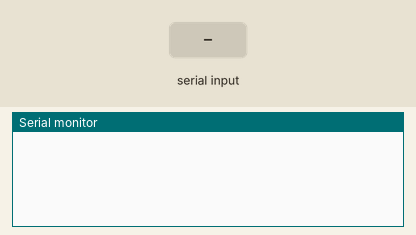
Bench run of a sketch on a simulated Arduino Uno, built with avr-gcc and run on an emulated ATmega328P. On the bench: the last lines printed to the serial monitor. Inputs (shaded band) come from the test bench.

Above: at 1.2 s.
1.3 s: "0" received over Serial
At 2.0 s:
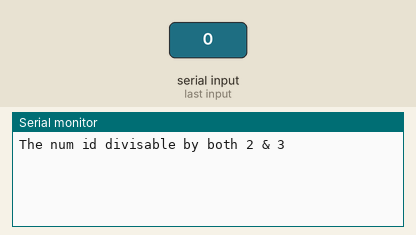
2.8 s: "5\n" received over Serial
At 3.2 s:
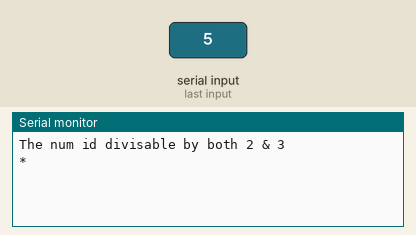

Measured:
- after the input at 1.3 s, the serial monitor: prints a new line at once (image 1)
- after the input at 2.8 s, the serial monitor: prints a new line at once (image 2)

The sketch:

checking_divisable_num1.ino
```cpp
void setup(){
  Serial.begin(9600);
}
void loop(){
  if(Serial.available()){
    String inputString="";
    while(Serial.available()){
      char incomingChar=Serial.read();
      inputString+=incomingChar;
      delay(2);
    }
    int number=inputString.toInt();
    if(number!=0||inputString.startsWith("0")){
      if(number%2==0&&number%3==0){
        Serial.println("The num id divisable by both 2 & 3");
      }
      else{
        Serial.println("*");
      }
    }
    else{
      Serial.print("Invalid  Input");
    }
  }}
```
